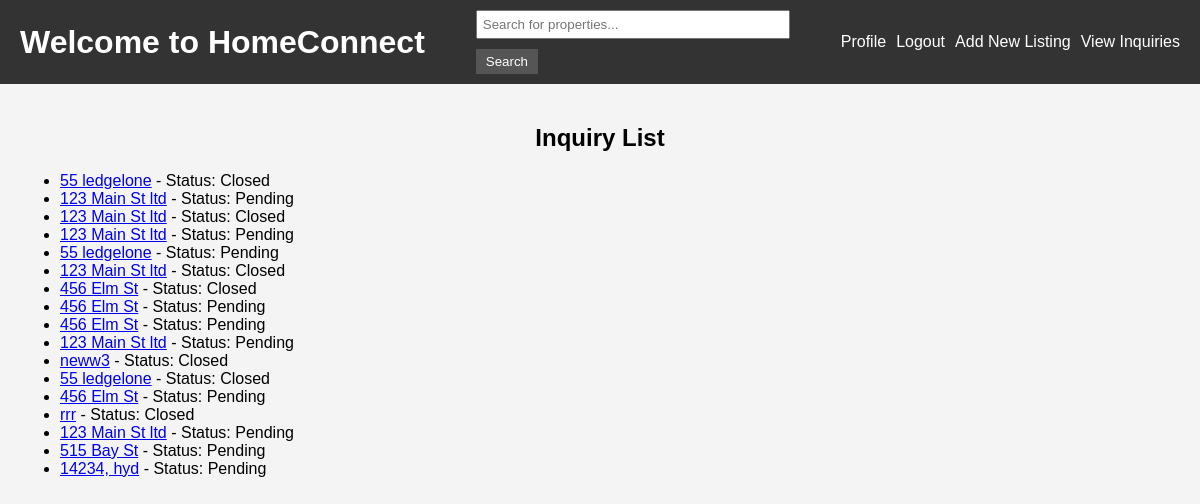
Screenshot of /inquiries/ (signed in) with the database file from the repository.
### core/models.py (models this page shows, shortened)
class Inquiry(models.Model):
    client = models.ForeignKey(CustomUser, on_delete=models.CASCADE,related_name='inquiries')
    property = models.ForeignKey(Property, on_delete=models.CASCADE)
    offer = models.DecimalField(max_digits=10, decimal_places=2, default=0.0)
    timeline = models.CharField(max_length=100, default='As soon as possible')
    availability = models.CharField(max_length=100, default='Anytime')
    status = models.CharField(max_length=50, default='Pending')
    estimated_closing_time = models.DateTimeField(null=True, blank=True)
    total_price = models.DecimalField(max_digits=10, decimal_places=2, null=True, blank=True)
    response = models.TextField(null=True, blank=True)

class Property(models.Model):
    property_purchaser = models.ForeignKey(PropertyPurchaser, on_delete=models.CASCADE)
    address = models.CharField(max_length=255)
    description = models.TextField()
    price = models.CharField(max_length=20)
    category = models.CharField(max_length=50)
    land_size = models.CharField(max_length=20)
    image = models.ImageField(upload_to='property_images/', null=True, blank=True)
    number_of_bedrooms = models.CharField(max_length=5, null=True, blank=True)
    number_of_bathrooms = models.CharField(max_length=5, null=True, blank=True)
    garage = models.CharField(max_length=5, null=True, blank=True)
    year_built = models.CharField(max_length=4, null=True, blank=True)

### core/views.py (the view)
# urls.py: path('inquiries/', views.inquiry_list, name='inquiry_list'),
@login_required
def inquiry_list(request):
    user_role = request.user.user_role
    if user_role == 'salesperson':
        inquiries = Inquiry.objects.all()  # Fetch all inquiries for salespeople
    elif user_role == 'property_purchaser':
        inquiries = Inquiry.objects.all()
    else:
        inquiries = Inquiry.objects.filter(client=request.user)  # Fetch only client's inquiries for clients
    return render(request, 'inquiry_list.html', {'inquiries': inquiries, 'user_role': user_role})

### core/templates/inquiry_list.html (shortened to what this page needs)
{% extends "base.html" %}
{% block content %}
<h2>Inquiry List</h2>
<ul>
    {% for inquiry in inquiries %}
        <li>
            <a href="{% url 'inquiry_detail' inquiry.id %}">{{ inquiry.property.address }}</a>
            - Status: {{ inquiry.status }}
        </li>
    {% endfor %}
</ul>
{% endblock %}

### core/static/styles.css (style rules this page uses)
body { font-family: Arial, sans-serif; background-color: #f4f4f4; margin: 0; padding: 0; }
h2 { text-align: center; }

### rows the page displays
Inquiry: property.address "55 ledgelone", status "Closed"
Inquiry: property.address "123 Main St ltd", status "Pending"
Inquiry: property.address "123 Main St ltd", status "Closed"
Inquiry: property.address "123 Main St ltd", status "Pending"
Inquiry: property.address "55 ledgelone", status "Pending"
Inquiry: property.address "123 Main St ltd", status "Closed"
Inquiry: property.address "456 Elm St", status "Closed"
Inquiry: property.address "456 Elm St", status "Pending"
Inquiry: property.address "456 Elm St", status "Pending"
Inquiry: property.address "123 Main St ltd", status "Pending"
Inquiry: property.address "neww3", status "Closed"
Inquiry: property.address "55 ledgelone", status "Closed"
Inquiry: property.address "456 Elm St", status "Pending"
Inquiry: property.address "rrr", status "Closed"
Inquiry: property.address "123 Main St ltd", status "Pending"
Inquiry: property.address "515 Bay St", status "Pending"
Inquiry: property.address "14234, hyd", status "Pending"
